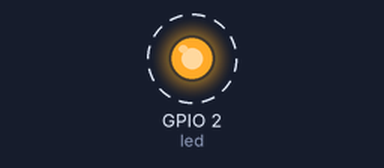
The program below on a simulated ESP32 board running MicroPython. Parts: output pins drawn as LEDs (lit = HIGH). Dashed ring = blinking.

Above: at 0.2 s.
Timing chart, 0 to 3.0 s (numbered marks = the images above):
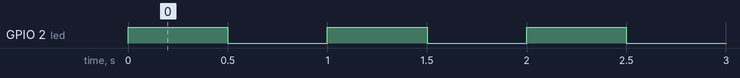

The program:

blink.py
```python
# (licence header left out)
# This programs blinks a LED. If used on the WeMos D1 ESP32 board the
# on-board LED is used

from machine import Pin
import time,sys

_LED_PIN = 2

led = Pin(_LED_PIN,Pin.OUT)

try:
    while True:
        led.on()
        time.sleep(0.5)
        led.off()
        time.sleep(0.5)
except KeyboardInterrupt:
    print("Ctrl C seen! Switching LED off")
    led.off()
    sys.exit(0)
```

Measured:
- by itself, GPIO 2 (led): alternates HIGH for 0.50 s and LOW for 0.50 s
